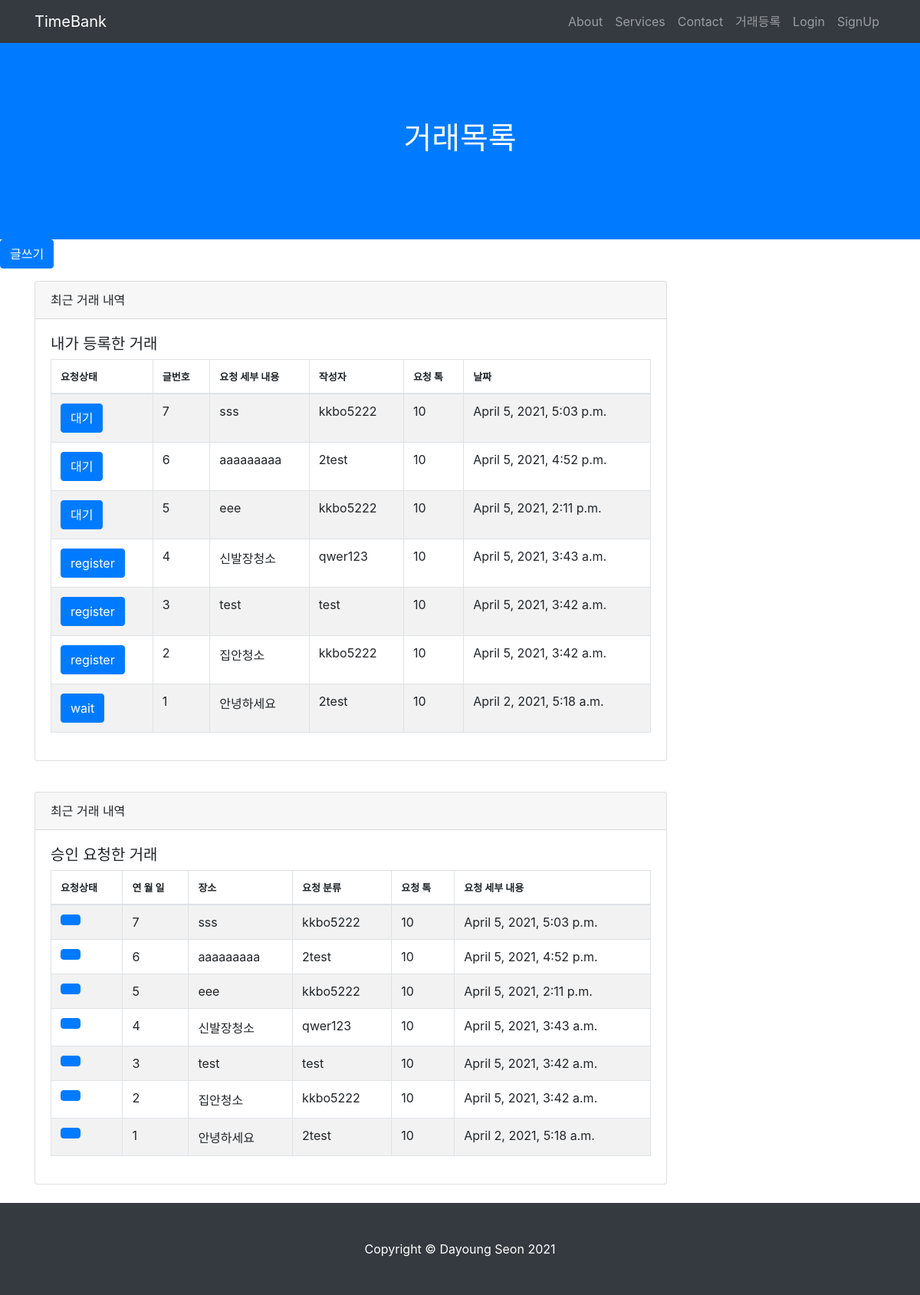
The app's page /post/post_list/ with its own data.
### TimeBank_app/models.py (models this page shows, shortened)
class Post(models.Model):
    date = models.DateField()
    start_time = models.TimeField()
    end_time = models.TimeField()
    service_choice = (('give','주고싶어요'), ('take','받고싶어요'))
    service = models.CharField(max_length=50, choices=service_choice)
    location = models.CharField(max_length=140)
    main_work = models.ForeignKey('MainCategory', on_delete = models.CASCADE, null=True)
    sub_work = models.ForeignKey(SubCategory, on_delete = models.CASCADE, related_name='MainCategory', null=True)
    content = models.TextField(verbose_name='내용')
    created_at = models.DateTimeField(auto_now_add=True, verbose_name='등록시간')
    tok = models.PositiveIntegerField(default=0, verbose_name='거래톡')
    author = models.ForeignKey(User, on_delete=models.CASCADE, verbose_name='작성자')
    applicants = models.ManyToManyField(User, blank=True, related_name='applier')
    status_list = (('대기','대기'),('진행','진행'),('완료','완료'),('중단','중단'))
    status = models.CharField(max_length=50, choices=status_list, default='대기')
    respond_list = (('요청대기','요청대기'),('요청승인', '요청승인'),('요청거절','요청거절'))
    respond = models.CharField(max_length=50, choices=respond_list, default='요청대기')
    class Meta:
        ordering = ['-created_at']

### TimeBank_account/models.py (models this page shows)
class User(AbstractUser):
    username = models.CharField(max_length=64, verbose_name='사용자ID', unique=True)
    email = models.EmailField(max_length=128, verbose_name='E-mail')
    name = models.CharField(max_length=64, verbose_name='이름')
    password = models.CharField(max_length=64, verbose_name='비밀번호')
    contact = models.CharField(max_length=150, verbose_name='연락처')
    birth = models.CharField(max_length=150, verbose_name='생년월일')
    user_age = models.CharField(max_length=50, verbose_name='연령대')
    gender = models.CharField(max_length=10, verbose_name='성별')
    registered_dtn = models.DateField(auto_now_add=True, verbose_name='가입일자')
    image = models.ImageField(upload_to="images/", blank=True)
    object = CustomUserManager()
    def __str__(self):
        return self.username
    class Meta:
        db_table = 'TimeBank_user'

### TimeBank_app/views.py (the view)
# urls.py: path('post_list/', views.create_message, name="create_message"),
def create_message(request):
        posts = Post.objects.all().order_by('-id')
        return render(request, 'post_list.html', {'posts': posts})

### TimeBank_app/templates/post_list.html (shortened to what this page needs)
{% load static %}
<html lang="en">
<head>
  <link href="{% static 'vendor/bootstrap/css/bootstrap.min.css' %}" rel="stylesheet">
  <link href="{% static 'css/scrolling-nav.css' %}" rel="stylesheet">
</head>
<body id="page-top">
  <nav class="navbar navbar-expand-lg navbar-dark bg-dark fixed-top" id="mainNav">
    <div class="container">
      <a class="navbar-brand js-scroll-trigger" href="#page-top">TimeBank</a>
      <div class="collapse navbar-collapse" id="navbarResponsive">
        <ul class="navbar-nav ml-auto">
          <li class="nav-item">
            <a class="nav-link js-scroll-trigger" href="#about">About</a>
          </li>
          <li class="nav-item">
            <a class="nav-link js-scroll-trigger" href="#services">Services</a>
          </li>
          <li class="nav-item">
            <a class="nav-link js-scroll-trigger" href="#contact">Contact</a>
          </li>
          <li class="nav-item">
            <a class="nav-link js-scroll-trigger" href="#">거래등록</a>
          </li>
          {% if user.is_authenticated %}
          <li class="nav-item">
            <a class="nav-link js-scroll-trigger" href="{% url 'profile' user.username %}">{{ user.get_username }}님 환영합니다</a>
          </li>
          <li class="nav-item">
            <form action="{% url 'logout' %}" method="POST">
              {% csrf_token %}
              <input type="submit" class="nav-link logout" value="로그아웃">
            </form>
          </li>
          {% else %}
          <li class="nav-item">
            <a class="nav-link js-scroll-trigger" href="{% url 'login' %}">Login</a>
          </li>
          <li class="nav-item">
            <a class="nav-link js-scroll-trigger" href="{% url 'register' %}">SignUp</a>
          </li>
          {% endif %}
        </ul>
      </div>
    </div>
  </nav>
  <header class="bg-primary text-white">
    <div class="container text-center">
      <h1>거래목록</h1>
    </div>
  </header>
  <div class="row">
      <div class="col-12">
        <a href="#"><button class="btn btn-primary">글쓰기</button></a>
      </div>
  </div>
  <div class="container">
    <div class="row">
      <div class="col-lg-9">
        <div class="card card-outline-secondary my-3">
          <div class="card-header">
            최근 거래 내역
          </div>
          <div class="card-body">
            <h5>내가 등록한 거래</h5>
            <table id="example" class="table table-striped table-bordered" style="width:100%">
              <thead>
                  <tr>
                      <th style="font-size: 13px;">요청상태</th>
                      <th style="font-size: 13px;">글번호</th>
                      <th style="font-size: 13px;">요청 세부 내용</th>
                      <th style="font-size: 13px;">작성자</th>
                      <th style="font-size: 13px;">요청 톡</th>
                      <th style="font-size: 13px;">날짜</th>
                  </tr>
              </thead>
              <tbody>
                {% for post in posts %}
                  <tr>
                    {% if request.user != post.author %}
                    <td><button type="button" class="btn btn-primary" data-toggle="modal" data-target="#staticBackdrop">{{ post.status }}</button></td>
                    <div class="modal fade" id="staticBackdrop" data-backdrop="static" tabindex="-1" role="dialog" aria-labelledby="staticBackdropLabel" aria-hidden="true">
                      <div class="modal-dialog" role="document"> <div class="modal-content">
                                   {% endif %}
                      <td>{{ post.id }}</td>
                      <td>{{ post.content }}</td>
                      <td>{{ post.author }}</td>
                      <td>10</td>
                      <td>{{ post.created_at }}</td>
                  </tr>
                  {% endfor %}
              </tbody>
            </table>
          </div>
        </div>
      </div>
      <div class="col-lg-9">
        <div class="card card-outline-secondary my-4">
          <div class="card-header">
            최근 거래 내역
          </div>
          <div class="card-body">
            <h5>승인 요청한 거래</h5>
            <table id="example" class="table table-striped table-bordered" style="width:100%">
              <thead>
                  <tr>
                      <th style="font-size: 13px;">요청상태</th>
                      <th style="font-size: 13px;">연 월 일</th>
                      <th style="font-size: 13px;">장소</th>
                      <th style="font-size: 13px;">요청 분류</th>
                      <th style="font-size: 13px;">요청 톡</th>
                      <th style="font-size: 13px;">요청 세부 내용</th>
                  </tr>
              </thead>
              <tbody>
                {% for post in posts %}
                <tr>
                  <td><button type="button" class="btn btn-primary" data-toggle="modal" data-target="#staticBackdrop">{{ btn_msg }}</button></td>
                  <div class="modal fade" id="staticBackdrop" data-backdrop="static" tabindex="-1" role="dialog" aria-labelledby="staticBackdropLabel" aria-hidden="true">
                    <td>{{ post.id }}</td>
                    <td>{{ post.content }}</td>
                    <td>{{ post.author }}</td>
                    <td>10</td>
                    <td>{{ post.created_at }}</td>
                </tr>
                {% endfor %}
            </tbody>
          </table>
        </div>
      </div>
      </div>
    </div>
  </div>
  <footer class="py-5 bg-dark">
    <div class="container">
      <p class="m-0 text-center text-white">Copyright &copy; Dayoung Seon 2021</p>
    </div>
  </footer>
</body>

### TimeBank_account/static/css/scrolling-nav.css (style rules this page uses)
header { padding: 156px 0 100px; }

### records on screen
Post: status "대기", id "7", content "sss", author "kkbo5222", created_at "April 5, 2021, 5:03 p.m."
Post: status "대기", id "6", content "aaaaaaaaa", author "2test", created_at "April 5, 2021, 4:52 p.m."
Post: status "대기", id "5", content "eee", author "kkbo5222", created_at "April 5, 2021, 2:11 p.m."
Post: status "register", id "4", content "신발장청소", author "qwer123", created_at "April 5, 2021, 3:43 a.m."
Post: status "register", id "3", content "test", author "test", created_at "April 5, 2021, 3:42 a.m."
Post: status "register", id "2", content "집안청소", author "kkbo5222", created_at "April 5, 2021, 3:42 a.m."
Post: status "wait", id "1", content "안녕하세요", author "2test", created_at "April 2, 2021, 5:18 a.m."
